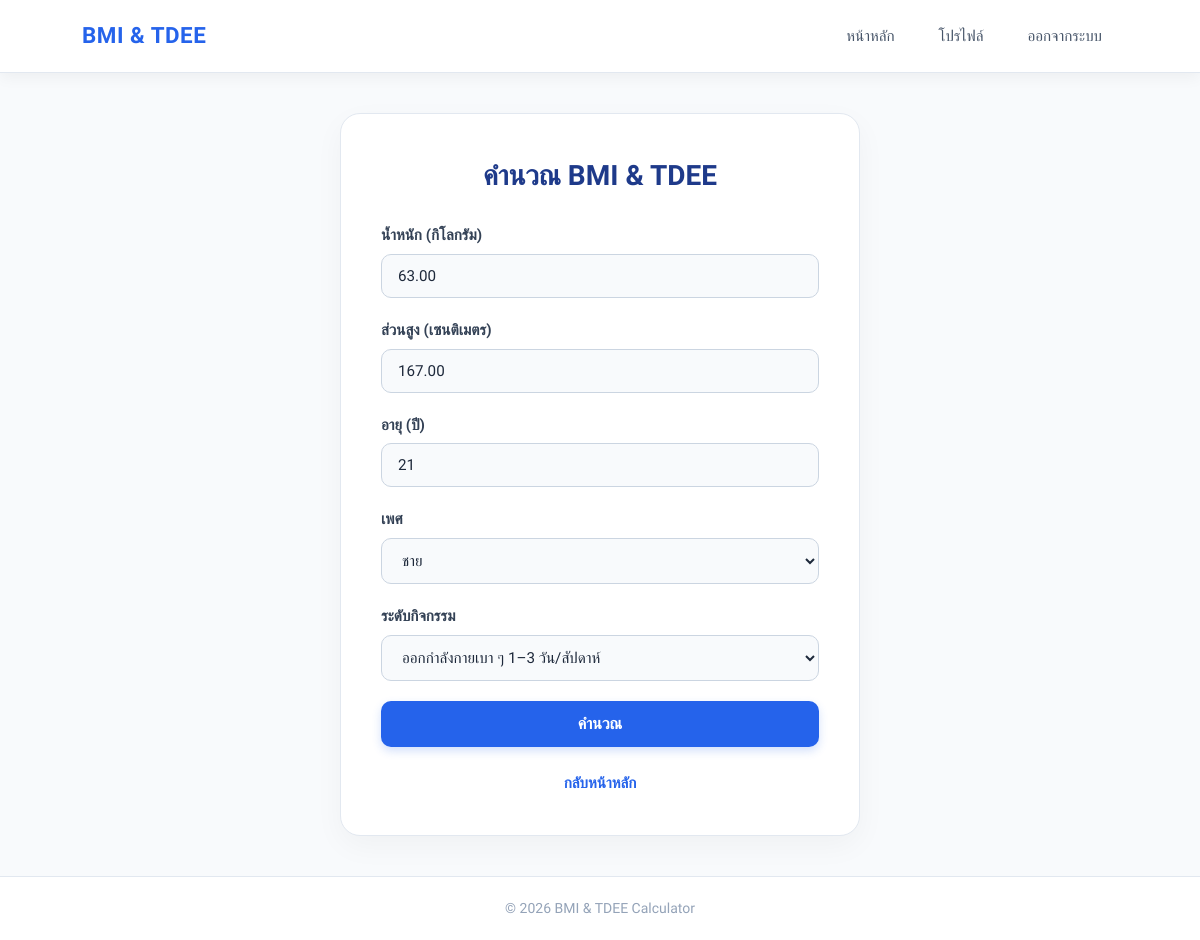
Page /calculate.php (signed in) on the earlier database version.
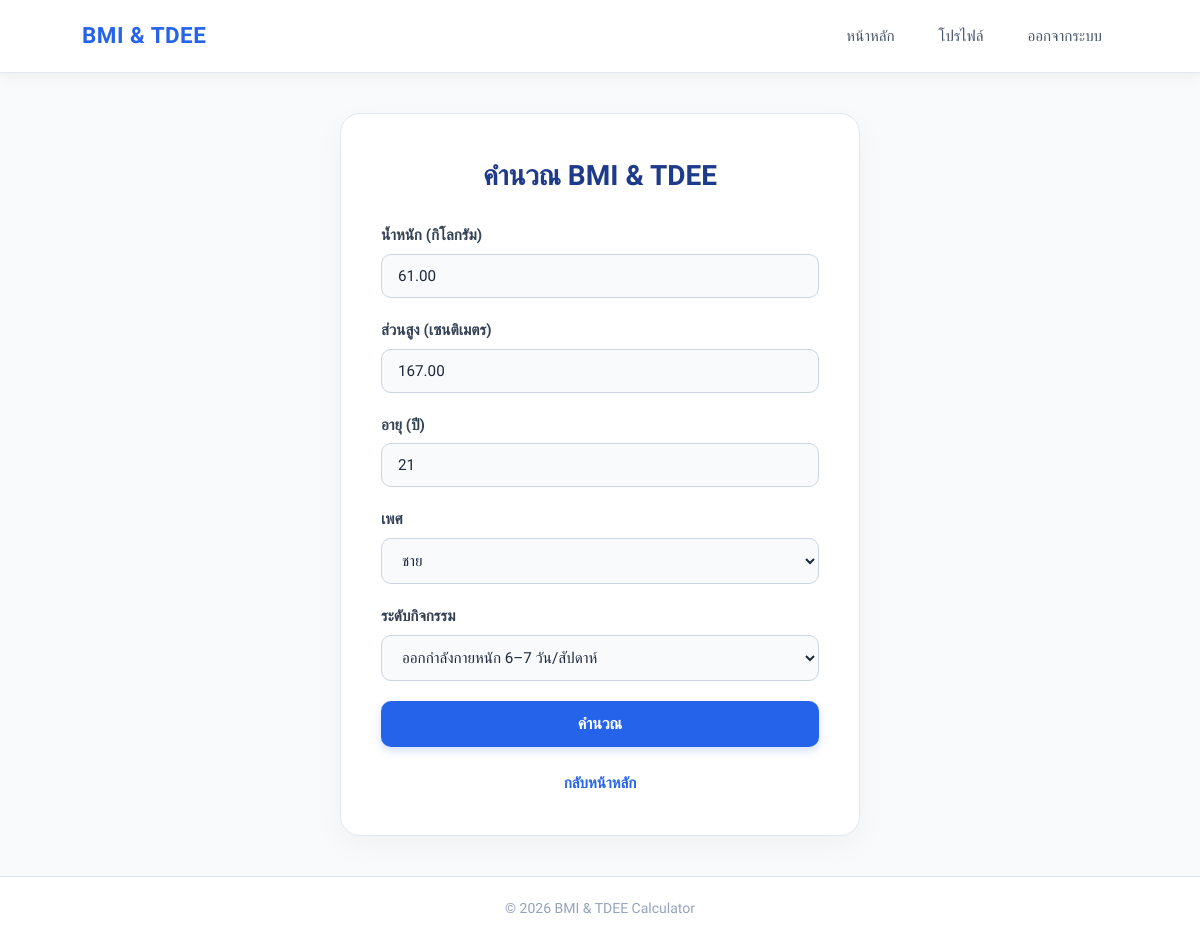
Same page on the later database version.
### tables this page shows
CREATE TABLE `user` (
  `user_id` int(11) NOT NULL,
  `user_name` varchar(100) NOT NULL,
  `user_email` varchar(100) NOT NULL,
  `phone_number` varchar(15) NOT NULL,
  `user_password` varchar(255) NOT NULL,
  `user_role` enum('user','admin') NOT NULL DEFAULT 'user',
  `user_gender` enum('male','female') DEFAULT NULL,
  `user_age` int(11) DEFAULT NULL,
  `user_weight` decimal(5,2) DEFAULT NULL,
  `user_height` decimal(5,2) DEFAULT NULL,
  `user_activity_level` decimal(4,3) DEFAULT NULL,
  `user_bmi` decimal(4,2) DEFAULT NULL,
  `user_bmr` decimal(6,2) DEFAULT NULL,
  `user_tdee` decimal(6,2) DEFAULT NULL,
  `created_at` timestamp NOT NULL DEFAULT current_timestamp(),
  `updated_at` timestamp NULL DEFAULT NULL ON UPDATE current_timestamp(),
  `user_goal` enum('lose','maintain','gain') DEFAULT NULL,
  `user_target_calories` decimal(6,2) DEFAULT NULL,
  `user_bmi_category` varchar(50) DEFAULT NULL
);

### calculate.php (the view, shortened to what this page needs)
<?php
require_once "db.php";
$default_weight = "";
$default_height = "";
$default_age = "";
$default_gender = "";
$default_activity = "";
if (isset($_SESSION["user_id"])) {
    $stmt = $conn->prepare("SELECT user_weight, user_height, user_age, user_gender, user_activity_level FROM user WHERE user_id = ? LIMIT 1");
    if ($stmt) {
        $stmt->bind_param("i", $_SESSION["user_id"]);
        $stmt->execute();
        $user_row = $stmt->get_result()->fetch_assoc();
        if ($user_row) {
            $default_weight = $user_row["user_weight"] ?? "";
            $default_height = $user_row["user_height"] ?? "";
            $default_age = $user_row["user_age"] ?? "";
            $default_gender = $user_row["user_gender"] ?? "";
            $default_activity = $user_row["user_activity_level"] ?? "";
        }
    }
}
?>
<!DOCTYPE html>
<html lang="th">
<head>
    <link rel="stylesheet" href="style.css">
</head>
<body>
    <header>
        <nav class="navbar">
            <a href="index.php" class="logo">BMI & TDEE</a>
            <div class="nav-links">
                <a href="index.php">หน้าหลัก</a>
                <?php if (isset($_SESSION["user_id"])): ?>
                    <a href="profile.php">โปรไฟล์</a>
                    <a href="logout.php">ออกจากระบบ</a>
                <?php else: ?>
                    <a href="login.php">เข้าสู่ระบบ</a>
                    <a href="register.php">สมัครสมาชิก</a>
                <?php endif; ?>
            </div>
        </nav>
    </header>
    <main>
        <section class="form-container">
            <h1>คำนวณ BMI & TDEE</h1>
            <form action="calculate.php" method="POST">
                <div class="form-group">
                    <label for="weight">น้ำหนัก (กิโลกรัม)</label>
                    <input
                        type="number"
                        id="weight"
                        name="weight"
                        min="0.1"
                        max="500"
                        step="0.1"
                        value="<?= htmlspecialchars((string)$default_weight, ENT_QUOTES, "UTF-8") ?>"
                        required
                    >
                </div>
                <div class="form-group">
                    <label for="height">ส่วนสูง (เซนติเมตร)</label>
                    <input
                        type="number"
                        id="height"
                        name="height"
                        min="1"
                        max="300"
                        step="0.1"
                        value="<?= htmlspecialchars((string)$default_height, ENT_QUOTES, "UTF-8") ?>"
                        required
                    >
                </div>
                <div class="form-group">
                    <label for="age">อายุ (ปี)</label>
                    <input
                        type="number"
                        id="age"
                        name="age"
                        min="1"
                        max="120"
                        value="<?= htmlspecialchars((string)$default_age, ENT_QUOTES, "UTF-8") ?>"
                        required
                    >
                </div>
                <div class="form-group">
                    <label for="gender">เพศ</label>
                    <select id="gender" name="gender" required>
                        <option value="male" <?= $default_gender === "male" ? "selected" : "" ?>>ชาย</option>
                    </select>
                </div>
                <div class="form-group">
                    <label for="activity">ระดับกิจกรรม</label>
                    <select id="activity" name="activity" required>
                        <option value="1.375" <?= (string)$default_activity === "1.375" ? "selected" : "" ?>>ออกกำลังกายเบา ๆ 1–3 วัน/สัปดาห์</option>
                        <option value="1.725" <?= (string)$default_activity === "1.725" ? "selected" : "" ?>>ออกกำลังกายหนัก 6–7 วัน/สัปดาห์</option>
                    </select>
                </div>
                <button type="submit" class="btn">คำนวณ</button>
            </form>
            <p><a href="index.php">กลับหน้าหลัก</a></p>
        </section>
    </main>
    <footer>
        <p>&copy; <?= date("Y") ?> BMI & TDEE Calculator</p>
    </footer>
</body>
</html>

Differences in the rows shown:
changed user "ชาย": weight "63.00" → "61.00"; activity "ออกกำลังกายเบา ๆ 1–3 วัน/สัปดาห์" → "ออกกำลังกายหนัก 6–7 วัน/สัปดาห์"
